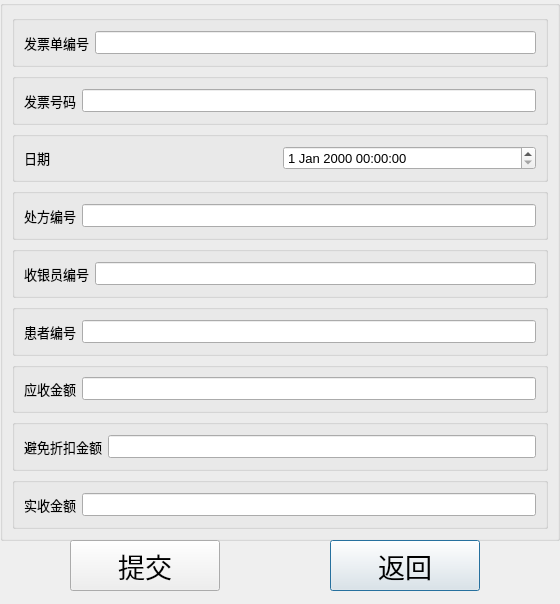
<?xml version="1.0" encoding="UTF-8"?>
<ui version="4.0">
 <class>Dialog</class>
 <widget class="QDialog" name="Dialog">
  <property name="geometry">
   <rect>
    <x>0</x>
    <y>0</y>
    <width>560</width>
    <height>604</height>
   </rect>
  </property>
  <property name="windowTitle">
   <string>Dialog</string>
  </property>
  <widget class="QGroupBox" name="groupBox_total">
   <property name="geometry">
    <rect>
     <x>0</x>
     <y>0</y>
     <width>560</width>
     <height>541</height>
    </rect>
   </property>
   <property name="font">
    <font>
     <pointsize>10</pointsize>
    </font>
   </property>
   <property name="title">
    <string/>
   </property>
   <layout class="QVBoxLayout" name="verticalLayout">
    <item>
     <widget class="QGroupBox" name="groupBox_fno">
      <property name="font">
       <font>
        <pointsize>10</pointsize>
       </font>
      </property>
      <property name="title">
       <string/>
      </property>
      <layout class="QHBoxLayout" name="horizontalLayout_8">
       <item>
        <widget class="QLabel" name="label_fno">
         <property name="font">
          <font>
           <pointsize>10</pointsize>
          </font>
         </property>
         <property name="text">
          <string>发票单编号</string>
         </property>
        </widget>
       </item>
       <item>
        <widget class="QLineEdit" name="lineEdit_fno">
         <property name="font">
          <font>
           <pointsize>10</pointsize>
          </font>
         </property>
        </widget>
       </item>
      </layout>
     </widget>
    </item>
    <item>
     <widget class="QGroupBox" name="groupBox_fnumber">
      <property name="font">
       <font>
        <pointsize>10</pointsize>
       </font>
      </property>
      <property name="title">
       <string/>
      </property>
      <layout class="QHBoxLayout" name="horizontalLayout_9">
       <item>
        <widget class="QLabel" name="label_fnumber">
         <property name="font">
          <font>
           <pointsize>10</pointsize>
          </font>
         </property>
         <property name="text">
          <string>发票号码</string>
         </property>
        </widget>
       </item>
       <item>
        <widget class="QLineEdit" name="lineEdit_fnumber">
         <property name="font">
          <font>
           <pointsize>10</pointsize>
          </font>
         </property>
        </widget>
       </item>
      </layout>
     </widget>
    </item>
    <item>
     <widget class="QGroupBox" name="groupBox_fdate">
      <property name="font">
       <font>
        <pointsize>10</pointsize>
       </font>
      </property>
      <property name="title">
       <string/>
      </property>
      <layout class="QHBoxLayout" name="horizontalLayout_10">
       <item>
        <widget class="QLabel" name="label_fdate">
         <property name="font">
          <font>
           <pointsize>10</pointsize>
          </font>
         </property>
         <property name="text">
          <string>日期</string>
         </property>
        </widget>
       </item>
       <item>
        <widget class="QDateTimeEdit" name="dateTimeEdit_fdate">
         <property name="font">
          <font>
           <pointsize>10</pointsize>
          </font>
         </property>
        </widget>
       </item>
      </layout>
     </widget>
    </item>
    <item>
     <widget class="QGroupBox" name="groupBox_rno">
      <property name="font">
       <font>
        <pointsize>10</pointsize>
       </font>
      </property>
      <property name="title">
       <string/>
      </property>
      <layout class="QHBoxLayout" name="horizontalLayout_3">
       <item>
        <widget class="QLabel" name="label_rno">
         <property name="font">
          <font>
           <pointsize>10</pointsize>
          </font>
         </property>
         <property name="text">
          <string>处方编号</string>
         </property>
        </widget>
       </item>
       <item>
        <widget class="QLineEdit" name="lineEdit_rno">
         <property name="font">
          <font>
           <pointsize>10</pointsize>
          </font>
         </property>
        </widget>
       </item>
      </layout>
     </widget>
    </item>
    <item>
     <widget class="QGroupBox" name="groupBox_cno">
      <property name="font">
       <font>
        <pointsize>10</pointsize>
       </font>
      </property>
      <property name="title">
       <string/>
      </property>
      <layout class="QHBoxLayout" name="horizontalLayout_2">
       <item>
        <widget class="QLabel" name="label_cno">
         <property name="font">
          <font>
           <pointsize>10</pointsize>
          </font>
         </property>
         <property name="text">
          <string>收银员编号</string>
         </property>
        </widget>
       </item>
       <item>
        <widget class="QLineEdit" name="lineEdit_cno">
         <property name="font">
          <font>
           <pointsize>10</pointsize>
          </font>
         </property>
        </widget>
       </item>
      </layout>
     </widget>
    </item>
    <item>
     <widget class="QGroupBox" name="groupBox_pno">
      <property name="font">
       <font>
        <pointsize>10</pointsize>
       </font>
      </property>
      <property name="title">
       <string/>
      </property>
      <layout class="QHBoxLayout" name="horizontalLayout">
       <item>
        <widget class="QLabel" name="label_pno">
         <property name="font">
          <font>
           <pointsize>10</pointsize>
          </font>
         </property>
         <property name="text">
          <string>患者编号</string>
         </property>
        </widget>
       </item>
       <item>
        <widget class="QLineEdit" name="lineEdit_pno">
         <property name="font">
          <font>
           <pointsize>10</pointsize>
          </font>
         </property>
        </widget>
       </item>
      </layout>
     </widget>
    </item>
    <item>
     <widget class="QGroupBox" name="groupBox_frecipefee">
      <property name="font">
       <font>
        <pointsize>10</pointsize>
       </font>
      </property>
      <property name="title">
       <string/>
      </property>
      <layout class="QHBoxLayout" name="horizontalLayout_7">
       <item>
        <widget class="QLabel" name="label_frecipefee">
         <property name="font">
          <font>
           <pointsize>10</pointsize>
          </font>
         </property>
         <property name="text">
          <string>应收金额</string>
         </property>
        </widget>
       </item>
       <item>
        <widget class="QLineEdit" name="lineEdit_frecipefee">
         <property name="font">
          <font>
           <pointsize>10</pointsize>
          </font>
         </property>
        </widget>
       </item>
      </layout>
     </widget>
    </item>
    <item>
     <widget class="QGroupBox" name="groupBox_fdiscount">
      <property name="font">
       <font>
        <pointsize>10</pointsize>
       </font>
      </property>
      <property name="title">
       <string/>
      </property>
      <layout class="QHBoxLayout" name="horizontalLayout_6">
       <item>
        <widget class="QLabel" name="label_fdiscount">
         <property name="font">
          <font>
           <pointsize>10</pointsize>
          </font>
         </property>
         <property name="text">
          <string>避免折扣金额</string>
         </property>
        </widget>
       </item>
       <item>
        <widget class="QLineEdit" name="lineEdit_fdiscount">
         <property name="font">
          <font>
           <pointsize>10</pointsize>
          </font>
         </property>
        </widget>
       </item>
      </layout>
     </widget>
    </item>
    <item>
     <widget class="QGroupBox" name="groupBox_fsum">
      <property name="font">
       <font>
        <pointsize>10</pointsize>
       </font>
      </property>
      <property name="title">
       <string/>
      </property>
      <layout class="QHBoxLayout" name="horizontalLayout_5">
       <item>
        <widget class="QLabel" name="label_fsum">
         <property name="font">
          <font>
           <pointsize>10</pointsize>
          </font>
         </property>
         <property name="text">
          <string>实收金额</string>
         </property>
        </widget>
       </item>
       <item>
        <widget class="QLineEdit" name="lineEdit_fsum">
         <property name="font">
          <font>
           <pointsize>10</pointsize>
          </font>
         </property>
        </widget>
       </item>
      </layout>
     </widget>
    </item>
   </layout>
  </widget>
  <widget class="QPushButton" name="pushButton_exit">
   <property name="geometry">
    <rect>
     <x>330</x>
     <y>540</y>
     <width>150</width>
     <height>51</height>
    </rect>
   </property>
   <property name="font">
    <font>
     <pointsize>20</pointsize>
    </font>
   </property>
   <property name="text">
    <string>返回</string>
   </property>
  </widget>
  <widget class="QPushButton" name="pushButton_submit">
   <property name="geometry">
    <rect>
     <x>70</x>
     <y>540</y>
     <width>150</width>
     <height>51</height>
    </rect>
   </property>
   <property name="font">
    <font>
     <pointsize>20</pointsize>
    </font>
   </property>
   <property name="text">
    <string>提交</string>
   </property>
  </widget>
 </widget>
 <resources/>
 <connections/>
</ui>
